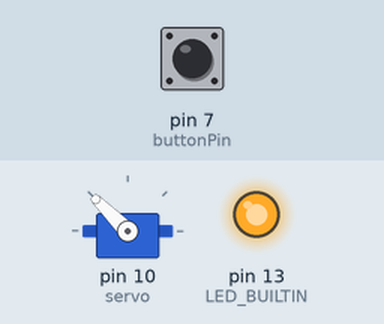
Simulated run of this sketch. Board: Arduino Nano, built with avr-gcc and run on an emulated ATmega328P. Parts: servo, output pins drawn as LEDs (lit = HIGH). The inputs (shaded band) are chosen by the test bench; at power-on: pin 7 (buttonPin) LOW.

Above: at 1.2 s.
1.3 s: pin 7 (buttonPin) pulled HIGH for 0.15 s
At 1.37 s:
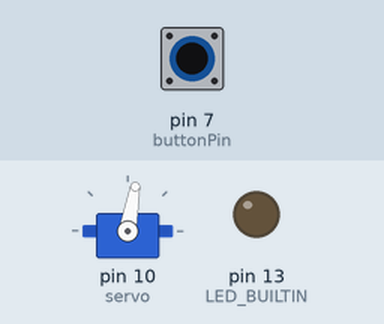
2.9 s: pin 7 (buttonPin) pulled HIGH for 3.2 s
At 7.0 s:
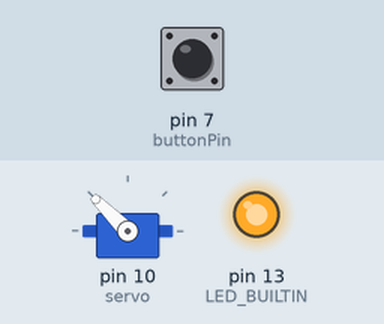
Timing chart, 0 to 8.5 s (numbered marks = the images above; inputs shaded):
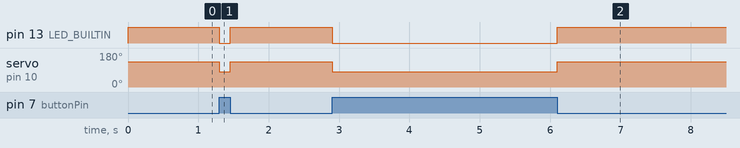

The sketch:

MT-03_V1.ino
```cpp
#include <Servo.h>

Servo servo;
const int buttonPin = 7;
int buttonState = 0;

void setup() {
  servo.attach(10);
  pinMode(buttonPin, INPUT);
  pinMode(LED_BUILTIN, OUTPUT);
}

void loop() {
  buttonState = digitalRead(buttonPin);
  if (buttonState == HIGH) {
    digitalWrite(LED_BUILTIN, LOW);
    servo.write(80);

  } else {
    digitalWrite(LED_BUILTIN, HIGH);
    servo.write(135);
  }
}
```

Measured:
- after the input at 1.3 s, pin 13 (LED_BUILTIN): HIGH → LOW at once, → HIGH 0.15 s later; servo on pin 10 (servo): 135° → 80° at once, → 135° 0.15 s later
- after the input at 2.9 s, pin 13 (LED_BUILTIN): HIGH → LOW at once, → HIGH 3.2 s later; servo on pin 10 (servo): 135° → 80° at once, → 135° 3.2 s later
